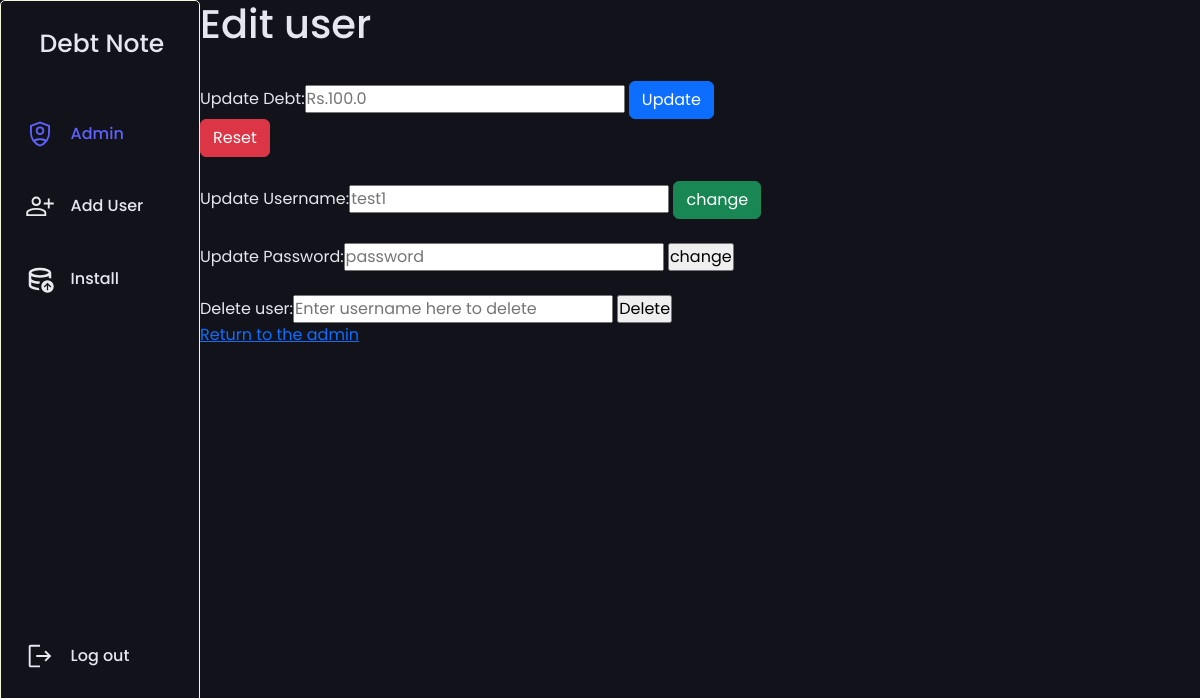
Page /admin/edituser/2 (signed in) on the earlier database version.
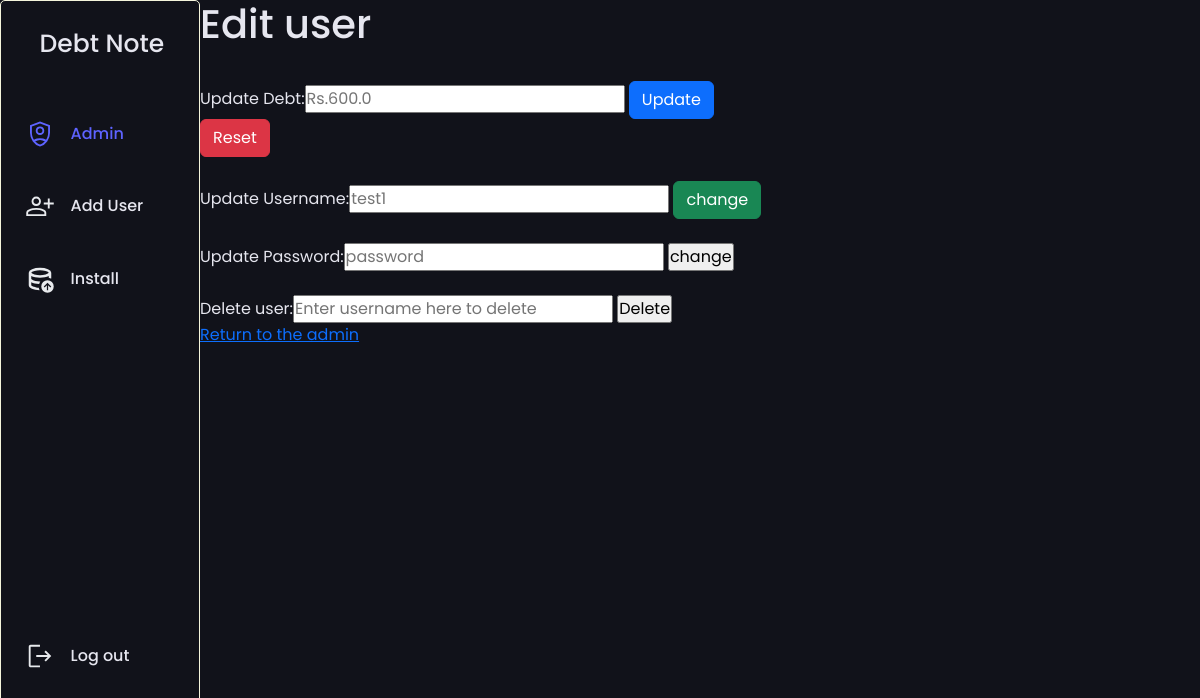
Same page on the later database version.
### DebtNote.py (models this page shows)
class User(db.Model):
    id = db.Column(db.Integer,Sequence('user_id-seq',start=0) ,primary_key=True)
    user = db.Column(db.String(50), unique = True, nullable = False)
    password = db.Column(db.CHAR(100), unique = True, nullable = False)
    user_level = db.Column(db.Integer, nullable = False)
    debt = db.Column(db.Float, nullable = False)
    flag = db.Column(db.Integer)
    created_at = db.Column(db.DateTime, default=datetime.datetime.utcnow)
    updated_at = db.Column(db.DateTime, onupdate=datetime.datetime.utcnow)

### DebtNote.py (the view, shortened to what this page needs)
@app.route('/admin/edituser/<int:id>',methods =["POST","GET"])
def edituser(id):
    if session['user_level'] is None or session["user_level"] != 1:
        abort(401)
    if id == 1:
        abort(404)
    datas =User.query.filter_by(id=id).first()
    if datas is None:
        flash("No user Found", category= "info")
        return redirect(url_for("admin"))
    return render_template("edituser.html",datas=datas)

### templates/edituser.html (shortened to what this page needs)
{% extends "base.html" %}
{% block content %}
<h1>Edit user</h1>
<div class="form edit debt">
        <div class="update debt">
            <form action="" method="post">
                <input type="hidden" name="action" value="update_debt"></in ><br>
                <label class="col-form-label">Update Debt:</label><input type="text" name="debt" placeholder="Rs.{{datas.debt}}" autofocus="">
                <input type="submit" value="Update" class="btn btn-primary">
            </form>
        </div>
        <div class="debt reset">
            <form  method="post">
                <input type="submit" value="Reset" class="btn btn-danger">
            </form>
        </div>
        </div>
<div class="form edit username">
    <form  method="post">
        <input type="hidden" name="action" value="update_user"></input><br>
        <label >Update Username:</label><input type="text" name="name" placeholder="{{datas.user}}">
        <input type="submit" value="change" class="btn btn-success">
    </form>
</div>
<div class="form edit password">
    <form action="" method="post">
        <input type="hidden" name="action" value="update_password"></input><br>
        <label >Update Password:</label><input type="text" name="password" placeholder="password" required>
        <input type="submit" value="change">
    </form>
</div>
<div class="form delete user">
    <form action="" method="post">
        <input type="hidden" name="action" value="delete_user"></input><br>
        <label >Delete user:</label><input type="text" name="delete" placeholder="Enter username here to delete ">
        <input type="submit" value="Delete">
    </form>
</div>
<a href="{{ url_for('admin')}}">Return to the admin</a>
{% endblock %}

Differences in the rows shown:
changed User "test1": debt "Rs.100.0" → "Rs.600.0"
